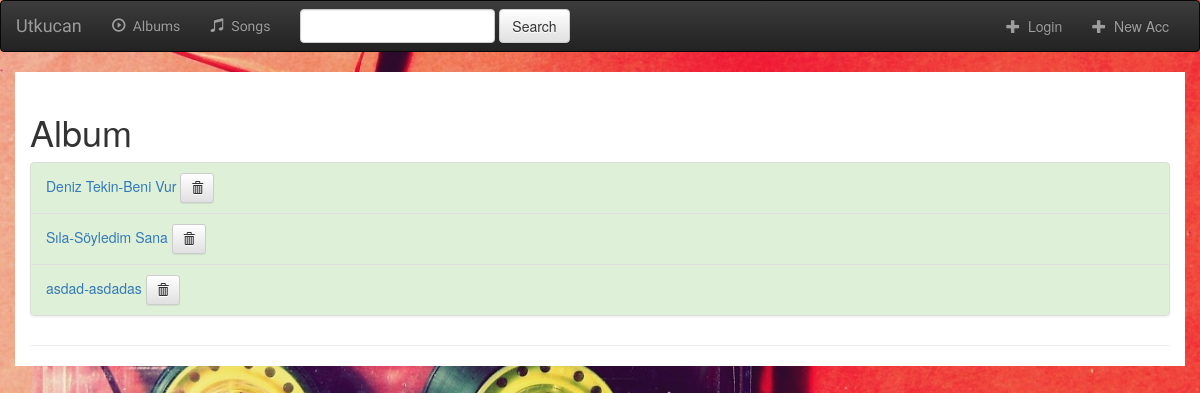
The app's page /, older data.
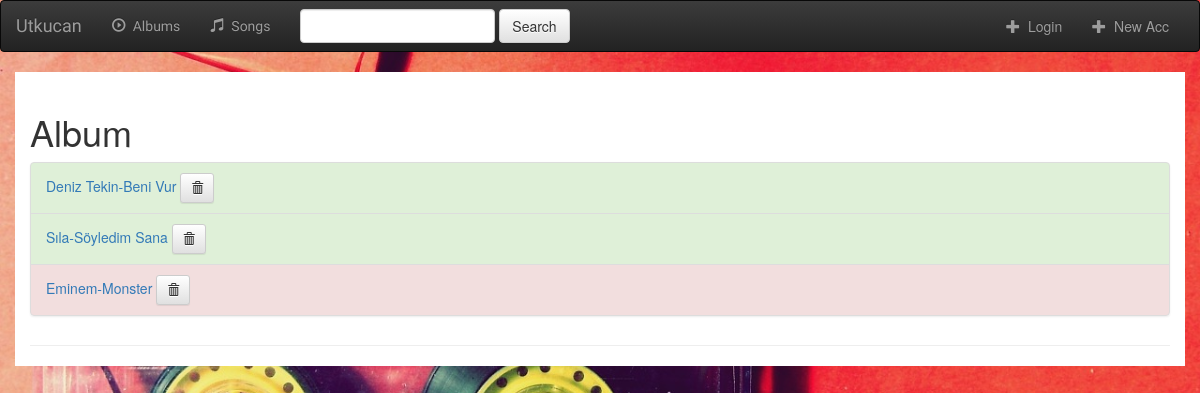
The same page, newer data.
### music/models.py (models this page shows, shortened)
class Album(models.Model):
    artist=models.CharField(max_length=250)
    album_title=models.CharField(max_length=500)
    genre=models.CharField(max_length=100)
    album_logo=models.ImageField()

### music/views.py (the view)
# urls.py: url(r"^$",views.IndexView.as_view(),name="index"),
class IndexView(generic.ListView):
    template_name = "music/index.html"
    context_object_name = "all_albums"
    def get_queryset(self):
        return Album.objects.all()

### music/templates/music/index.html (shortened to what this page needs)
{% extends 'music/base.html' %}
{% block body %}
<div class="container">
  <div class="page-header">
<h1>Album</h1>
{% if all_albums %}
    <ul class="list-group">
        {% for album in all_albums %}
        {% ifequal album.genre "Rap" %}
        <li class="list-group-item list-group-item-danger">
            {% else %}
        <li class="list-group-item list-group-item-success">
            {% endifequal %}
            <a href="{% url 'music:detail' album.id %}">{{album.artist}}-{{album.album_title}}</a>
         <form action="{% url 'music:album-delete' album.id %}" method="post" style="display: inline;">
            <button type="submit" class="btn btn-default btn-sm">
            <span class="glyphicon glyphicon-trash"></span>
            </button>
        </form>
        </li>
        {% endfor %}
    </ul>
{% else %}
    <h2>You dont have any albums</h2>
{% endif %}
  </div>
</div>
{% endblock %}

Row changes from the older to the newer data that the page shows:
removed Album: artist "asdad", album_title "asdadas"
added Album: artist "Eminem", album_title "Monster"
